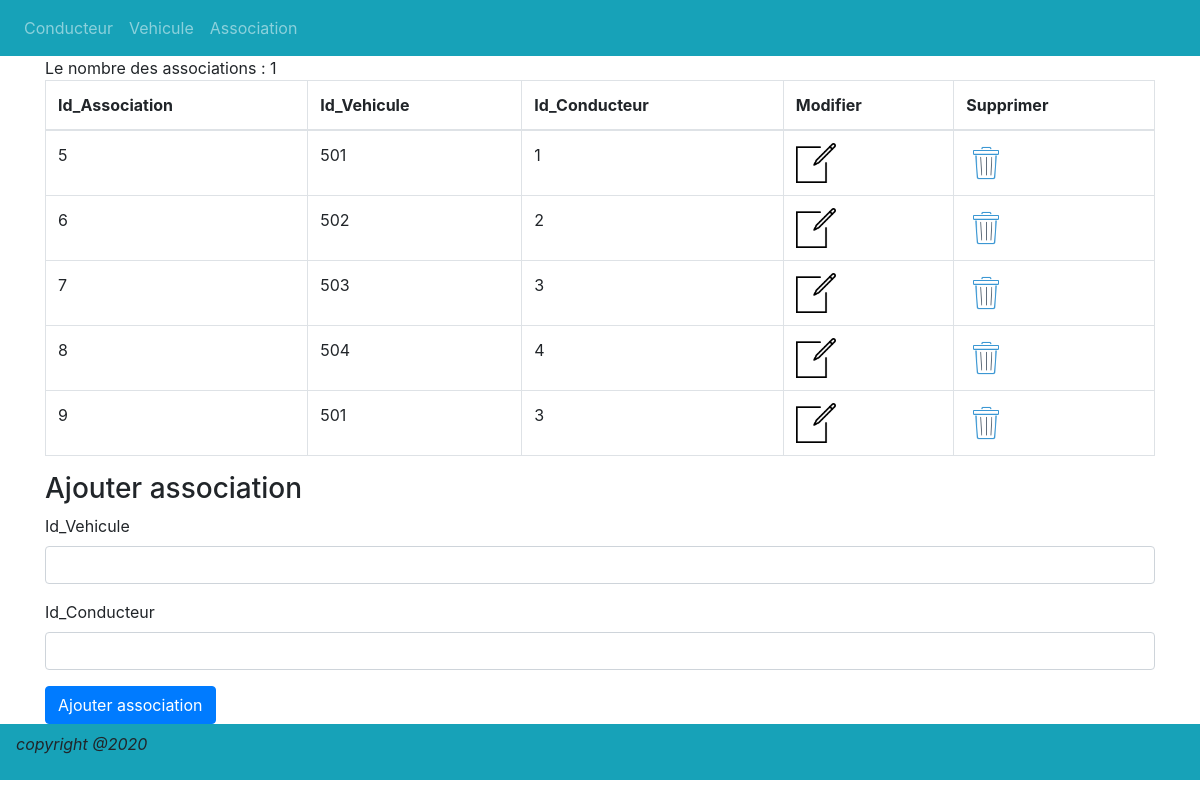
The page /?action=association on the database its author committed.
### tables this page shows
CREATE TABLE `association_vehicule_conducteur` (
  `id_association` int(11) NOT NULL,
  `id_vehicule` int(11) NOT NULL,
  `id_conducteur` int(11) NOT NULL
);

### Models/Association.php (called while the page is built, shortened)
<?php
 class Association
 {
 	private $id_association;
 	private $id_vehicule;
 	private $id_conducteur;
 	public function getId_association()
 	{
 		return $this->id_association;
 	}
 	public function getId_vehicule()
 	{
 		return $this->id_vehicule;
 	}
 	public function getId_conducteur()
 	{
 		return $this->id_conducteur;
 	}
 	public function accesBaseDeDonnee()
 	{
 		try{
			$db =new PDO('mysql:host=localhost;dbname=vtc', "root", "");
		}
		catch(PDOException $e){
			print "Erreur!";
			die;
		}
		return $db;
 	}
 	 public function nb()
 	 {
 	$baseDeDonne = $this->accesBaseDeDonnee();
 	$sql = $baseDeDonne->prepare ("SELECT COUNT(id_association) AS NumberOfProducts  FROM association_vehicule_conducteur");
	 	return $sql->execute();
	}
 	 public function afficherTousLesAssociations()
 	 {
 	 	$baseDeDonne = $this->accesBaseDeDonnee();
 	 	$sql = $baseDeDonne->prepare("SELECT * FROM association_vehicule_conducteur");
 	 	$sql->execute();
 	 	$resultat = $sql->fetchAll(PDO::FETCH_CLASS, 'Association');
		return $resultat;
	}
 }

### Views/listeAssociation.php (the view)
<?php
   echo "Le nombre des associations : " . $nbAssociation;
?>
   <table class="table table-bordered">
	 <thead>
	   <tr>
		 <th scope="col">Id_Association</th>
		 <th scope="col">Id_Vehicule</th>
		 <th scope="col">Id_Conducteur</th>
		 <th scope="col">Modifier</th>
		 <th scope="col">Supprimer</th>
	   </tr>
	 </thead>
	 <tbody>
	   <?php
		   foreach ($afficher as $association) {
			   echo "<tr>";
			   echo "<td>" .$association->getId_association(). "</td>";
			   echo "<td>" .$association->getId_vehicule(). "</td>";
			   echo "<td>" .$association->getId_conducteur(). "</td>";
			   echo "<td> <a href='?action=editA&associationId=".$association->getId_association()."'> <img src='./Ressources/images/update.png' width='40'> </a> </td>";
			   echo "<td> <a class='deleteAssociation' href='#deleteA".$association->getId_association()."'><img width='40' src='./Ressources/images/delete.png'></a> </td>";
			   echo "</tr>";
		   }
	   ?>
	 </tbody>
   </table>

### rows shown on the page
association_vehicule_conducteur: id_association "5", id_vehicule "501", id_conducteur "1"
association_vehicule_conducteur: id_association "6", id_vehicule "502", id_conducteur "2"
association_vehicule_conducteur: id_association "7", id_vehicule "503", id_conducteur "3"
association_vehicule_conducteur: id_association "8", id_vehicule "504", id_conducteur "4"
association_vehicule_conducteur: id_association "9", id_vehicule "501", id_conducteur "3"

### other values the page prints
$nbAssociation "1"
